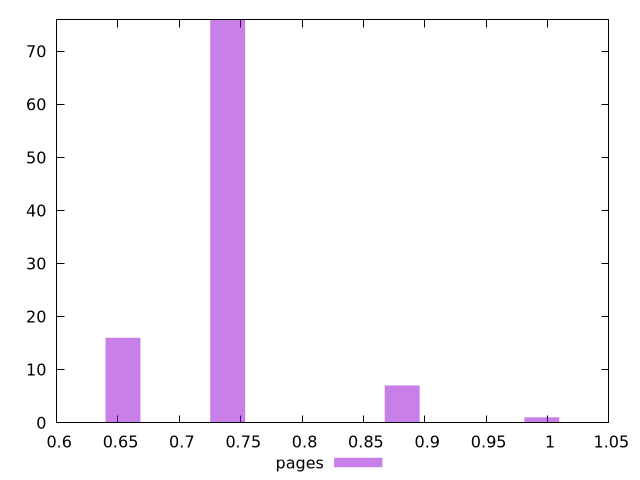

This figure's gnuplot source:
$_pages <<EOF
0.9953037744200587 1
0.8815547716291948 7
0.6540567660474671 16
0.739368518140615 76
EOF
set key outside below
set terminal pngcairo
set output "report_00004_2020-11-02T20-21-41.718Z/unminified-css/pages//hist.png"
set yrange [0:76]
set boxwidth 0.028437250697715962
set style fill transparent solid 0.5 noborder
plot $_pages title "pages" with boxes ,
